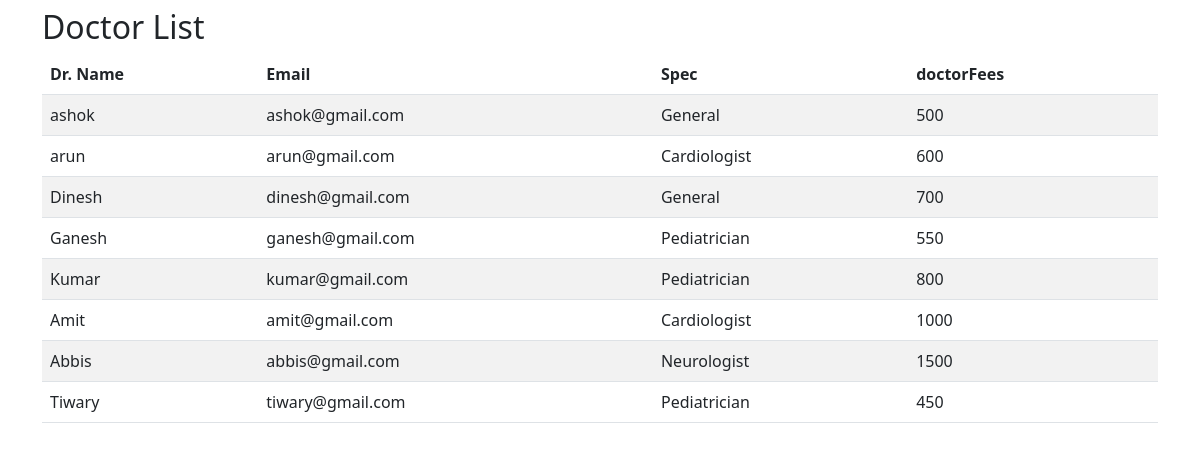
Screenshot of /softwareEngin/doctorList.php with the database file from the repository.
### tables this page shows
CREATE TABLE `doctb` (
  `username` varchar(50) NOT NULL,
  `password` varchar(50) NOT NULL,
  `email` varchar(50) NOT NULL,
  `spec` varchar(50) NOT NULL,
  `docFees` int(10) NOT NULL
);

### softwareEngin/doctorList.php (the view, shortened to what this page needs)
<!DOCTYPE html>
<html lang="en">
<head>
    <link href="https://cdn.jsdelivr.net/npm/bootstrap@5.3.0/dist/css/bootstrap.min.css" rel="stylesheet">
</head>
<body>
    <div class="container bg-gray my-2">
        <h2>Doctor List</h2>
    <table class="table table-striped">
        <thead>
            <tr>
                <th scope="col">Dr. Name</th>
                <th scope="col">Email</th>
                <th scope="col">Spec</th>
                <th scope="col">doctorFees</th>
            </tr>
        </thead>
        <tbody>
            <?php include_once "config.php";
             $sql = "SELECT * FROM `doctb`";
            $result = mysqli_query($conn,$sql);
            if (mysqli_num_rows($result)>0) {
                while($row = mysqli_fetch_assoc($result)){
                    ?>
            <tr>
                <td><?php echo $row["username"]?></td>
                <td><?php echo $row["email"]?></td>
                <td><?php echo $row["spec"]?></td>
                <td><?php echo $row["docFees"]?></td>
            </tr>
            <?php
                }
             }
            ?>
        </tbody>
    </table>
</div>
</body>
</html>

### rows the page displays
doctb: username "ashok", email "ashok@gmail.com", spec "General", docFees "500"
doctb: username "arun", email "arun@gmail.com", spec "Cardiologist", docFees "600"
doctb: username "Dinesh", email "dinesh@gmail.com", spec "General", docFees "700"
doctb: username "Ganesh", email "ganesh@gmail.com", spec "Pediatrician", docFees "550"
doctb: username "Kumar", email "kumar@gmail.com", spec "Pediatrician", docFees "800"
doctb: username "Amit", email "amit@gmail.com", spec "Cardiologist", docFees "1000"
doctb: username "Abbis", email "abbis@gmail.com", spec "Neurologist", docFees "1500"
doctb: username "Tiwary", email "tiwary@gmail.com", spec "Pediatrician", docFees "450"
